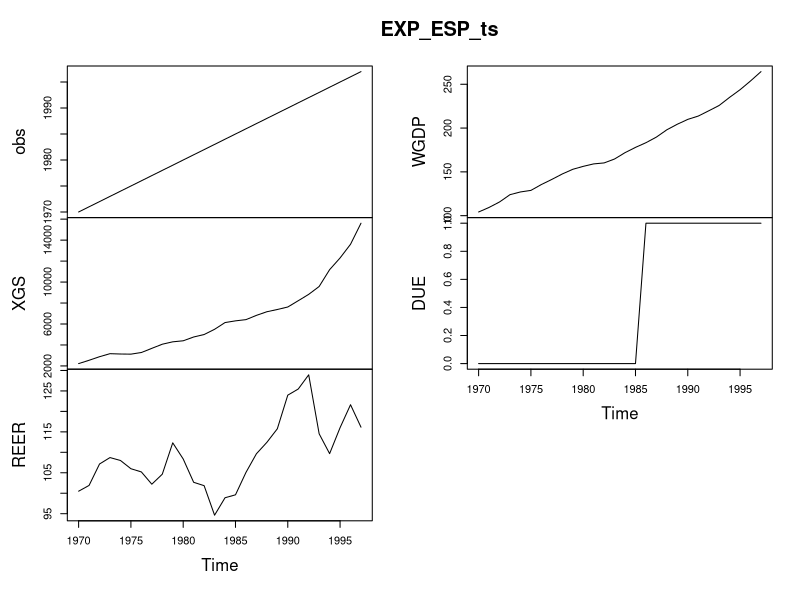
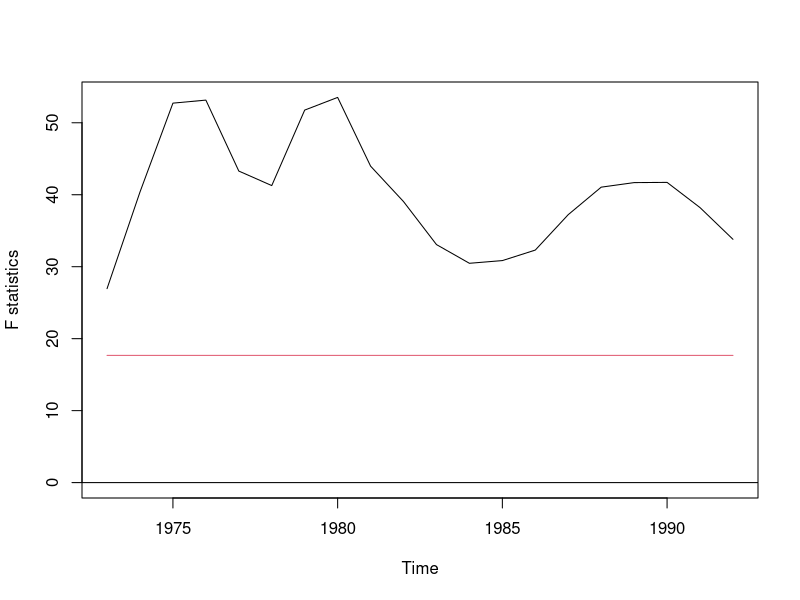
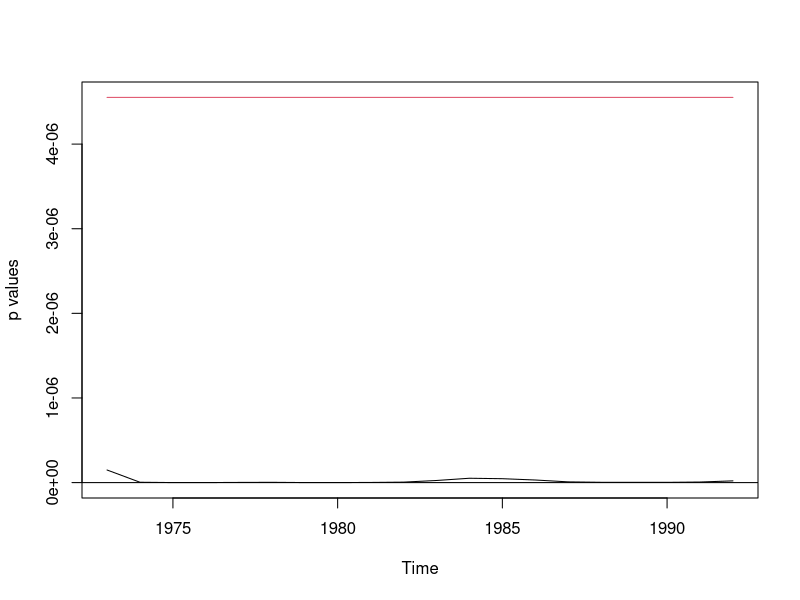

Write R code to recreate these figures, in order.
## ---- chunk 1
knitr::opts_chunk$set(echo = TRUE)
## ---- chunk 2
library(readr)
library(car)
library(strucchange)
EXP_ESP <- read_csv("EXP_ESP.csv")
EXP_ESP_ts <- ts(EXP_ESP, start=c(1970), end = c(1997), frequency = 1)
plot(EXP_ESP_ts)
#
XGS <- EXP_ESP_ts[,"XGS"]
WGDP <- EXP_ESP_ts[,"WGDP"]
REER <- EXP_ESP_ts[,"REER"]
DUE <- EXP_ESP_ts[,"DUE"]
#
# Ecuación de exportaciones (1970-1997)
lm_X_ESP <- lm(log(XGS) ~ log(WGDP) + log(REER))
S(lm_X_ESP)
#
# Test de Chow de cambio estructural
#
SRCT <- sum(residuals(lm_X_ESP)^2)
SRCT
T <- nobs(lm_X_ESP)
T
K <- T -df.residual(lm_X_ESP)
K
# Pre UE
nUE_dat <- window(EXP_ESP_ts, start=1970, end = 1985)
lm_X_ESP_nUE <- lm(log(XGS) ~ log(WGDP) + log(REER) , data = nUE_dat)
S(lm_X_ESP_nUE)
SRC1 <- sum(residuals(lm_X_ESP_nUE)^2)
SRC1
T1 <- nobs(lm_X_ESP_nUE)
T1
# Post UE
UE_dat <- window(EXP_ESP_ts, start=1986, end = 1997)
lm_X_ESP_UE <- lm(log(XGS) ~ log(WGDP) + log(REER) , data = UE_dat)
S(lm_X_ESP_UE)
SRC2 <- sum(residuals(lm_X_ESP_UE)^2)
SRC2
T2 <- nobs(lm_X_ESP_UE)
T2
# Comparación de parámetros
compareCoefs(lm_X_ESP_nUE,lm_X_ESP_UE)
# Test de Chow
CHOW=((SRCT-(SRC1+SRC2))/K)/((SRC1+SRC2)/(T-2*K))
CHOW
pval <-  1-pf(CHOW,3,(28-2*3))
pval
#
sctest(log(XGS) ~ log(WGDP) + log(REER), data=EXP_ESP_ts, type = "Chow", point = T1)
#
# Test de Chow recursivo
# 
fs <- Fstats(lm(log(XGS) ~ log(WGDP) + log(REER)), data=EXP_ESP_ts, from = 0.15, to = 0.85)
## plot the F statistics
plot(fs, alpha = 0.01)
## and the corresponding p values
plot(fs, pval = TRUE, alpha = 0.01)
#
# Ecuación de exportaciones por tramos
#
lm_X_ESP_2 <- lm(log(XGS) ~ (log(WGDP) + log(REER))*DUE)
S(lm_X_ESP_2)
#
UE <- factor(DUE, labels=c("nUE", "UE"))
lm_X_ESP_3 <- lm(log(XGS) ~ (log(WGDP) + log(REER))*UE)
S(lm_X_ESP_3)
